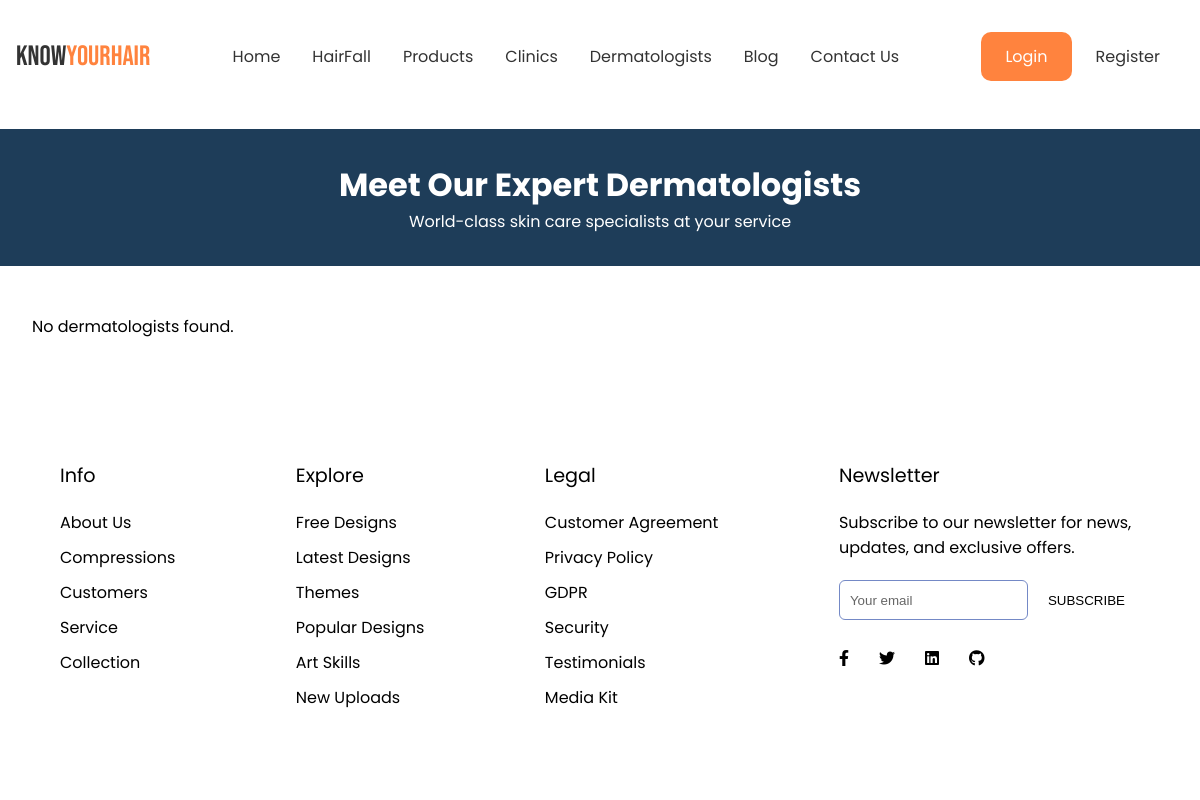
/clinic/dermatologists/, run on an earlier commit of the app's database.
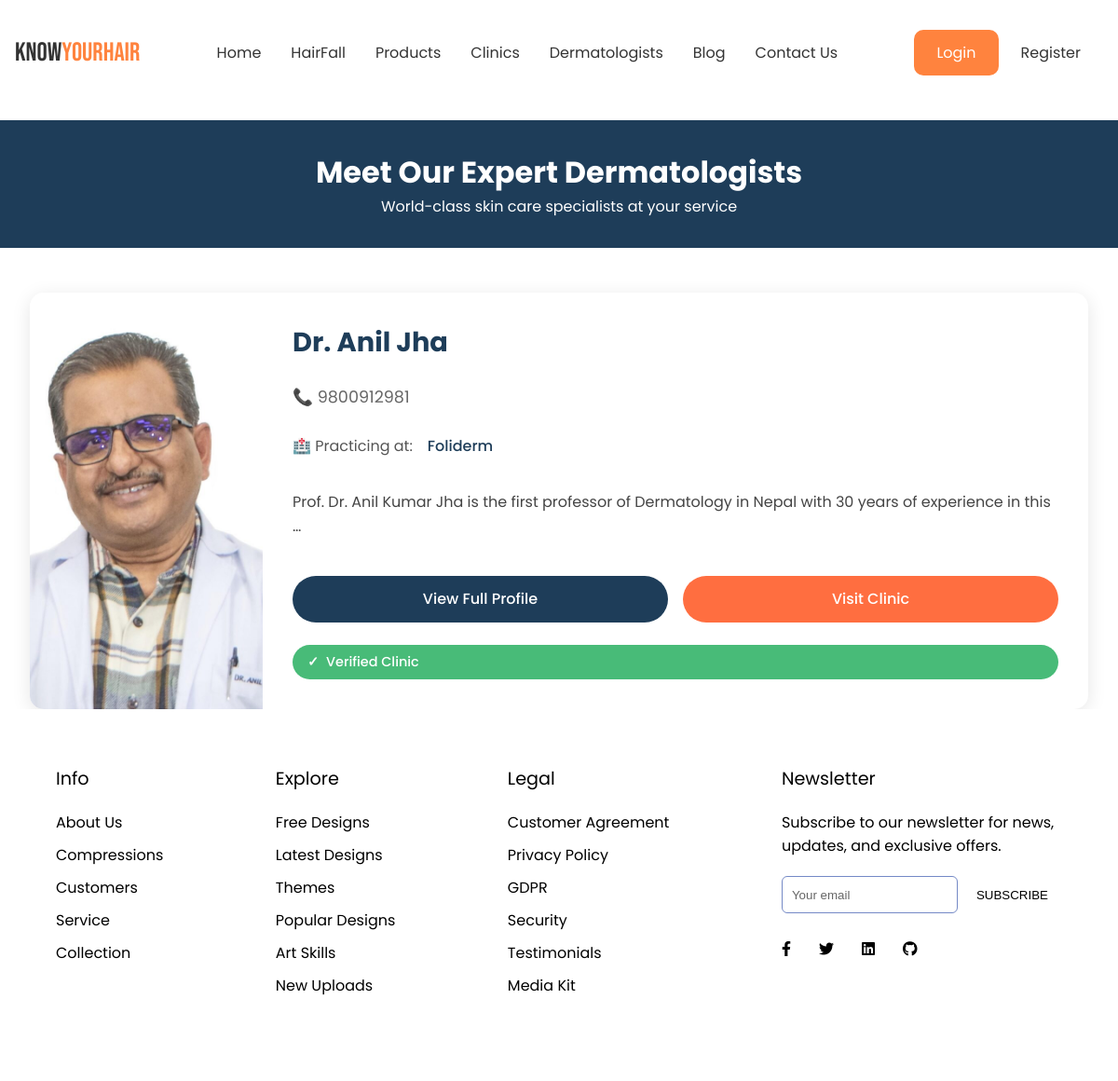
And on a later commit of the database.
### clinic/models.py (models this page shows, shortened)
class Dermatologist(models.Model):
    id = models.AutoField(primary_key=True)
    first_name = models.CharField(max_length=100)
    last_name = models.CharField(max_length=100)
    About = models.TextField()
    image = models.ImageField(upload_to='dermatologist_images/', blank=True, null=True)
    clinic = models.ForeignKey(Clinic, on_delete=models.CASCADE, related_name="dermatologists")
    phoneNum = models.CharField(max_length=100)
    total_experience = models.IntegerField()

class Clinic(models.Model):
    STATUS_CHOICES = [
        ('Pending', 'Pending'),
        ('Approved', 'Approved'),
        ('Rejected', 'Rejected'),
    ]
    id = models.AutoField(primary_key=True)
    name = models.CharField(max_length=100)
    description = models.TextField()
    date_posted = models.DateTimeField(default=timezone.now)
    author = models.ForeignKey(User, on_delete=models.CASCADE)
    image = models.ImageField(upload_to='clinics_images/', blank=True, null=True)
    address = models.CharField(max_length=100)
    opening_time = models.CharField(max_length=100)
    closing_time = models.CharField(max_length=100)
    phoneNum = models.CharField(max_length=100)
    status = models.CharField(max_length=15, choices=STATUS_CHOICES, default='Pending')

### clinic/views.py (the view)
# urls.py: path('dermatologists/', AllDermatologistListView.as_view(), name='dermatologist'),
class AllDermatologistListView(ListView):
    model = Dermatologist
    template_name = 'clinic/Dermatologist.html'
    context_object_name = 'dermatologists'
    paginate_by = 6
    def get_queryset(self):
        return Dermatologist.objects.all().select_related('clinic')

### clinic/templates/clinic/Dermatologist.html
{% extends 'base/base.html' %}
{% load static %}
{% block dermatologist_page_css %}
<link rel="stylesheet" type="text/css" href="{% static 'clinic/css/dermatologist_page.css' %}">
{% endblock %}
{% block search_css %}
<link rel="stylesheet" type="text/css" href="{% static 'product/css/searchBar.css' %}">
{% endblock %}
{% block content %}
    <header class="header">
        <h1>Meet Our Expert Dermatologists</h1>
        <p>World-class skin care specialists at your service</p>
    </header>
    <div class="container-derma">
        <div class="doctor-cards">
            {% for dermatologist in dermatologists %}
                <div class="doctor-card">
                    <div class="doctor-image">
                        {% if dermatologist.image %}
                            <img src="{{ dermatologist.image.url }}" alt="Dr. {{ dermatologist.first_name }} {{ dermatologist.last_name }}">
                        {% else %}
                            <img src="/api/placeholder/250/300" alt="Dr. {{ dermatologist.first_name }} {{ dermatologist.last_name }}">
                        {% endif %}
                    </div>
                    <div class="doctor-info">
                        <h2 class="doctor-name">Dr. {{ dermatologist.first_name }} {{ dermatologist.last_name }}</h2>
                        <div class="doctor-contact">📞 {{ dermatologist.phoneNum }}</div>
                        <div class="doctor-clinic">
                            <span>🏥 Practicing at:</span>
                            <a href="{% url 'clinic-detail' dermatologist.clinic.id %}" class="clinic-link">
                                {{ dermatologist.clinic.name }}
                            </a>
                        </div>
                        <p class="doctor-about">{{ dermatologist.About|truncatewords:20 }}</p>
                        <div class="action-buttons">
                            <a href="{% url 'dermatologist-detail' dermatologist.id %}" class="view-profile">View Full Profile</a>
                            <a href="{% url 'clinic-detail' dermatologist.clinic.id %}" class="visit-clinic">Visit Clinic</a>
                        </div>
                        {% if dermatologist.clinic.status == 'Approved' %}
                            <div class="clinic-status approved">Verified Clinic</div>
                        {% endif %}
                    </div>
                </div>
            {% empty %}
                <p>No dermatologists found.</p>
            {% endfor %}
        </div>
    </div>
{% endblock content %}

What changed in the data, as far as the page shows it:
added Dermatologist: image (picture), first_name "Anil", last_name "Jha", phoneNum "9800912981", clinic.name "Foliderm", About "Prof. Dr. Anil Kumar Jha is the first professor of Dermatology in Nepal with 30 years of experience in this …", shows "Verified Clinic"
Also different on the page:
text no longer shown: "No dermatologists found."
